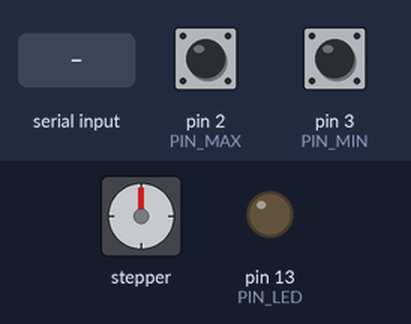
A sketch run on a simulated Arduino Uno, built with avr-gcc and run on an emulated ATmega328P. On the bench: stepper motor, output pins drawn as LEDs (lit = HIGH). Inputs (shaded band) come from the test bench; at power-on: pin 2 (PIN_MAX) HIGH, pin 3 (PIN_MIN) HIGH. Stepper angles assume 16 steps per turn.

Above: at 1.2 s.
1.3 s: "w" received over Serial
At 1.7 s:
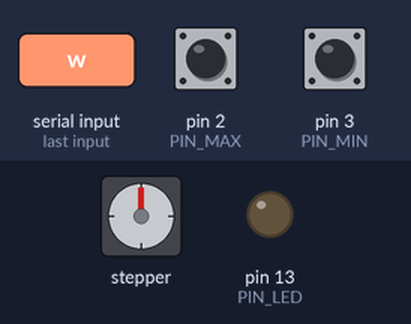
2.8 s: "s" received over Serial
At 4.0 s:
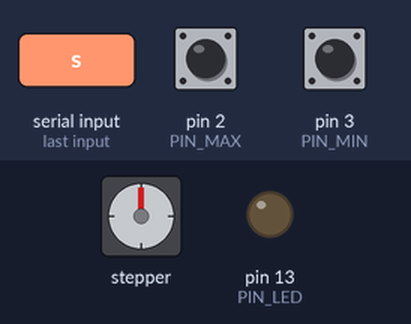
7.3 s: "S" received over Serial
At 8.7 s:
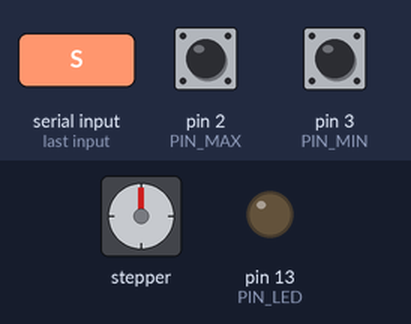
Timing chart, 0 to 10.3 s (numbered marks = the images above; inputs shaded):
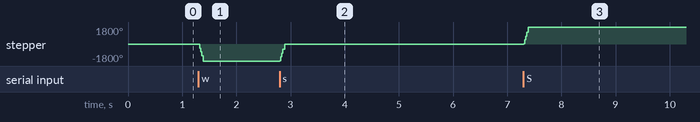

Measured:
- after the input at 1.3 s, stepper: turns 1800° counter-clockwise, starting at once
- after the input at 2.8 s, stepper: turns 1800° clockwise, starting at once
- after the input at 7.3 s, stepper: turns 1800° clockwise, starting at once

The sketch:

mazeSolver-MCU.ino
```cpp
/************************************************************************
 *
 * mazeSover-MCU.ino - .INO Source File
 *
 * Description: Playground for image processing
 *
 * Modified : 28.04.2016 by Utku Norman  ( norman.utku@metu.edu.tr  )
 * Created  : 13.04.2016 by Utku Norman  ( norman.utku@metu.edu.tr  )
 *
 * People :   Doga Yucalan ( yucalan.doga@metu.edu.tr )
 *            Utku Norman  ( norman.utku@metu.edu.tr  )
 *
 * Hardware: ES-prototype-1
 *
 *  Connections:
 *
 *      - Power related
 *          - 100uF capacitor between GND - VMOT
 *
 *      - MCU to Driver board / A4988
 *        - DIR     <-> D7
 *        - STEP    <-> D6*
 *        - MS1     <-> A0  //D2
 *        - MS2     <-> A2  //D3*
 *        - MS3     <-> D5*
 *        - ENABLE' <-> D4
 *
 *      - MCU to limit switches
 *        - END     <-> D2  // MINIMUM
 *        - MID     <-> D3* // MAXIMUM
 *
 *      - Driver board / A4988 to Motor
 *        - A1 <-> RED
 *        - A2 <-> GRN
 *        - B1 <-> YEL
 *        - B2 <-> BLU
 *
 *  Notes:
 *
 *  Microstepping mode: 1,2,4,8,16 or 32(DRV8834 only)
 *  Mode 1 is full speed.
 *  Mode 32 is 32 microsteps per step.
 *  The motor should rotate just as fast (set RPM),
 *  but movement precision is increased.
 *
 *********************************************************************/

#include <Arduino.h>
#include "A4988.h"

///////////////////////////////////////////////////////////////////////
// Define Main Loop Parameters

#define MAIN_LOOP_DELAY   0   // 500

///////////////////////////////////////////////////////////////////////
// Define Serial Communication Details

#define BAUD ( 115200 )

int incomingByte = 0          ;   //

///////////////////////////////////////////////////////////////////////
// Stepper Characteristics

// Set direction convention
#define DIR_UP          -1      // ..
#define DIR_DOWN        1       // ..

// Set stepper driving parameters
#define STEPS_PER_REV   1       // using a 200-step motor
#define MAX_RPM         5000    // maximum rounds-per-minute
#define MICROSTEPS      16      // Microstepping coefficient

// Set stepper motor pins
#define PIN_DIR         7       // DIR
#define PIN_STEP        6       // STEP
#define PIN_MS1         A0      // MS1
#define PIN_MS2         A2      // MS2
#define PIN_MS3         5       // MS3
#define PIN_EN          4       // ENABLE', active low

// Define the stepper
// "Fully wired.
//  All the necessary control pins for A4988 are connected."
A4988 stepper(
    STEPS_PER_REV ,             // Steps / Revolution
    PIN_DIR       ,             // DIR
    PIN_STEP      ,             // STEP
    PIN_MS1       ,             // MS1
    PIN_MS2       ,             // MS2
    PIN_MS3                     // MS3
    );

const int numSteps = 5 ; // Num. of full-steps to take per command

enum class Direction { up , down } ; // Directions

///////////////////////////////////////////////////////////////////////
// Set pins for the other peripherals
#define PIN_LED         13      //
#define PIN_MIN         3//2       // Limit switch minimum
#define PIN_MAX         2//3       // Limit switch maximum

///////////////////////////////////////////////////////////////////////
// Set mode
#define DEBUG_MODE      false    //
#define FEEDBACK_MODE   true     // ..

///////////////////////////////////////////////////////////////////////
// Interrupt Related Definitions for Limit Switches

const int debouncingInterval = 150      ;

volatile bool minStopFlag = false       ;
volatile bool maxStopFlag = false       ;

// Variables to keep track of the timing of recent interrupts
volatile unsigned long minTime      = 0 ;
volatile unsigned long lastMinTime  = 0 ;
volatile unsigned long maxTime      = 0 ;
volatile unsigned long lastMaxTime  = 0 ;

///////////////////////////////////////////////////////////////////////
// Other Variables
//const bool debugMode      = false       ; //true ;
//const bool feedbackMode   = true       ; //true ;

//
//     #if defined(ARDUINO) && ARDUINO >= 100
//        Serial.print("B");  // Botto
//      #else
//       // old
//      #endif

///////////////////////////////////////////////////////////////////////
// Helper Methods

// Enable the stepper
void enableStepper( void )
{

  digitalWrite( PIN_EN , LOW  )  ; // ENABLE', active low

}

// Disable the stepper
void disableStepper( void )
{

  digitalWrite( PIN_EN , HIGH )  ; // ENABLE', active low

}

///////////////////////////////////////////////////////////////////////
// Setup Procedure
void setup( void )
{

  // Assert the auxiliary pin directions
  pinMode(PIN_LED,OUTPUT)     ;           // Led pin is output

  // Configure the limit switch ISRs
  // pinMode( PIN_SW1 , INPUT_PULLUP );
  pinMode( PIN_MIN , INPUT ) ;            // Switch 1 pin direction
  attachInterrupt(                        // Init and bind ISR
    digitalPinToInterrupt( PIN_MIN )  ,   //
    switchMinISR                      ,   //
    CHANGE
    //RISING                                // pin goes from low to high
    ) ;
  pinMode( PIN_MAX , INPUT ) ;            // Switch 2 pin direction
  attachInterrupt(                        // Init and bind ISR
    digitalPinToInterrupt( PIN_MAX )  ,   //
    switchMaxISR                      ,   //
    CHANGE
    //RISING                                // pin goes from low to high
    ) ;

  // Configure the stepper
  stepper.setRPM( MAX_RPM )           ;   // Set stepper RPM
  stepper.setMicrostep( MICROSTEPS )  ;   // Set full speed mode 1:1

  // Configure the serial communcation module
   // Initialize serial communication
  Serial.begin( BAUD );

  enableStepper();

  #if DEBUG_MODE == true

    Serial.print("Ready. Press a key to continue.. ");

    while( Serial.available() == 0 )  ;               // Wait for input

    Serial.flush( );

    Serial.println("Waiting for command. 'w' for up, 's' for down.");

  #endif

}

///////////////////////////////////////////////////////////////////////
// Interrupt Service Routines

// External Interrupt ISR for the limit switch min
void switchMinISR( void )
{

  minTime = millis();

  if ( minTime - lastMinTime > debouncingInterval )
  {

    if( !minStopFlag )      // Rising edge, since rising does not precede
    {

      minStopFlag = true;

      #if FEEDBACK_MODE == true

        Serial.print("B");  // Bottom

      #endif

    }
    else                    //  Falling edge. Rising edge precedes.
    {

      minStopFlag = false;

      #if FEEDBACK_MODE == true

        Serial.print("N"); // Nominal

      #endif

    }

    lastMinTime = minTime;

  }

  //Serial.println("Min switch pressed.");
  //Serial.println("Min switch released.");

}

// External Interrupt ISR for the limit switch max
void switchMaxISR( void )
{

  maxTime = millis();

  if ( maxTime - lastMaxTime > debouncingInterval )
  {

    if( !maxStopFlag )      // Rising edge, since rising does not precede
    {

      maxStopFlag = true;

      #if FEEDBACK_MODE == true

        Serial.print("T");  // Top

      #endif

    }
    else                    //  Falling edge. Rising edge precedes.
    {

      maxStopFlag = false;

    #if FEEDBACK_MODE == true

        Serial.print("N"); // Nominal

    #endif

    }

    lastMaxTime = maxTime;

  }

}

///////////////////////////////////////////////////////////////////////
// Adjust Procedure

void driveStepper( Direction dir )
{
  if( dir == Direction::up )
     for( int i = 0 ; i < numSteps * MICROSTEPS ; i++ )
      {

        checkEndstops( ) ;

        if ( maxStopFlag )
        {

          break;

        }

        stepper.move( DIR_UP );

      }
  else if( dir == Direction::down )
  {

      for ( int i = 0 ; i < numSteps * MICROSTEPS ; i++ )
      {

        checkEndstops( ) ;

        if ( minStopFlag )
        {

          break;

        }

        stepper.move( DIR_DOWN );

      }
  }

}

///////////////////////////////////////////////////////////////////////
// Adjust Procedure

void checkEndstops( void )
{

  if( !digitalRead( PIN_MAX ) && maxStopFlag )
  {

    maxTime = millis();

    if ( maxTime - lastMaxTime > debouncingInterval )
    {

      maxStopFlag = false;

      #if FEEDBACK_MODE == true

          Serial.print("N"); // Nominal

      #endif

      lastMaxTime = maxTime;

    }

  } // EoI if( !digitalRead( PIN_MAX ) && maxStopFlag )

  if( !digitalRead( PIN_MIN ) && minStopFlag )
  {

    minTime = millis();

    if ( minTime - lastMinTime > debouncingInterval )
    {

      minStopFlag = false;

      #if FEEDBACK_MODE == true

          Serial.print("N"); // Nominal

      #endif

      lastMinTime = minTime;

    }

  } // EoI if( !digitalRead( PIN_MIN ) && minStopFlag )

}


/*
void checkEndstops( void )
{
  if( !digitalRead( PIN_MAX ) )
  {


    maxStopFlag = false;

  }

  if( !digitalRead( PIN_MIN ) )
  {

    minStopFlag = false;

  }
}
*/

///////////////////////////////////////////////////////////////////////
// Main Loop Procedure
void loop( void )
{

  #if DEBUG_MODE == true

      Serial.println("Waiting for command.");

  #endif

  while( Serial.available() == 0 )  ;

  incomingByte = Serial.read( )     ;

  switch ( incomingByte )
  {
    case 'w':
    case 'W':
      driveStepper( Direction::up );
      break;

    case 's':
    case 'S':
      driveStepper( Direction::down );
      break;

    case 'e':
    case 'E':

      enableStepper();

      break;

    case 'd':
    case 'D':

      disableStepper();

      break;

    default:

      #if DEBUG_MODE == true

        Serial.println("Unknown command.");

      #endif

      break;
  }

  //checkEndstops( );

  if ( MAIN_LOOP_DELAY > 0 )
  {

    Serial.println("Pause");

  }

  delay( MAIN_LOOP_DELAY );       // pause for half a second

}
```
